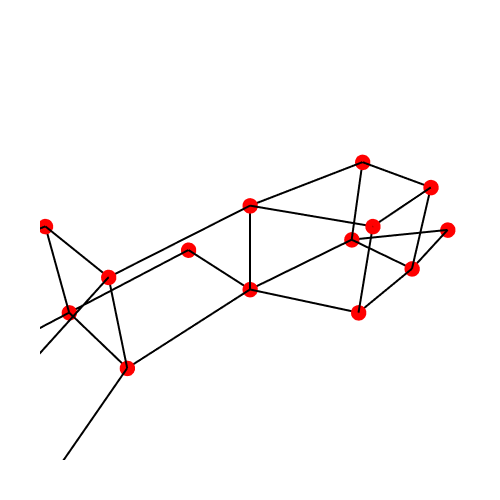

Source (notebook cell):
### Markdown cell above
# Show Graph

### Code cell
Topology.Show(g2,
              vertexSizeKey="size",
              vertexColorKey="color",
              edgeWidthKey="width",
              edgeColorKey="color",
              faceOpacity=0.3,
              backgroundColor="white",
              width=500,
              height=500,
              renderer=renderer)

### Figure 1 — Plotly figure (JSON) as saved in the notebook; plotly's stock layout.template omitted (floating-point values rounded to 4 significant figures)
{"data": [{"hoverinfo": "text", "hovertext": [], "legendgroup": "2", "legendrank": 2, "line": {"color": "#000000", "dash": "solid", "width": 4}, "marker": {"color": "#000000", "size": 1, "symbol": "circle"}, "mode": "markers+lines", "name": "1: Untitled Graph (Edges)", "showlegend": false, "text": [], "type": "scatter3d", "x": [6411.0, 6411.0, null, 8810, 6411.0, null, 6411.0, 5810, null, 13310, 8810, null, 13310, 17810, null, 13310, 14810, null, 13310, 13310, null, 13310, 8810, null, 8810, 8810, null, 8810, 8810, null, 8810, 8810, null, 8810, 5810, null, 13310, 8810, null, 8810, 5810, null, 6411.0, 5810, null, 5810, 5810, null, 13310, 13310, null, 13310, 14810, null, 13310, 17810, null, 8810, 6411.0, null, 14810, 17810, null, 14810, 14810, null, 17810, 17810, null, 17810, 17810, null, 17810, 17810, null, 17810, 20810, null, 8810, 8810, null, 17810, 17810, null, 17810, 20810, null, 14810, 17810, null], "y": [740, 740, null, 740, 740, null, 740, -3760, null, -2260, -2260, null, -2260, -2861.0, null, -2260, -5260, null, -2260, -2260, null, 740, 740, null, 740, -2260, null, 740, 740, null, -2260, -2260, null, -2260, -3760, null, -2260, -2260, null, -2260, -3760, null, 740, -3760, null, -3760, -3760, null, 740, -2260, null, -2260, -5260, null, -2260, -2861.0, null, 740, 740, null, -5260, -5260, null, -5260, -5260, null, -2861.0, -5260, null, -2861.0, -2861.0, null, -2861.0, -5260, null, -2861.0, -4962.0, null, 740, -2260, null, -5260, -5260, null, -5260, -4962.0, null, -5260, -5260, null], "z": [1500, 4500, null, 1500, 1500, null, 1500, 1500, null, 4500, 4500, null, 4500, 4500, null, 4500, 4500, null, 1500, 4500, null, 1500, 1500, null, 1500, 1500, null, 1500, 4500, null, 1500, 4500, null, 1500, 1500, null, 1500, 1500, null, 4500, 4500, null, 4500, 4500, null, 1500, 4500, null, 1500, 1500, null, 1500, 1500, null, 1500, 1500, null, 4500, 4500, null, 1500, 1500, null, 1500, 4500, null, 4500, 4500, null, 1500, 4500, null, 1500, 1500, null, 1500, 1500, null, 4500, 4500, null, 1500, 4500, null, 1500, 1500, null, 4500, 4500, null]}, {"customdata": ["", "", "", "", "", "", "", "", "", "", "", "", "", "", "", "", "", ""], "hoverinfo": "text", "hovertemplate": ["Click ", "Click ", "Click ", "Click ", "Click ", "Click ", "Click ", "Click ", "Click ", "Click ", "Click ", "Click ", "Click ", "Click ", "Click ", "Click ", "Click ", "Click "], "hovertext": ["", "", "", "", "", "", "", "", "", "", "", "", "", "", "", "", "", ""], "legendgroup": "1", "legendrank": 1, "marker": {"color": ["#FF0000", "#FF0000", "#FF0000", "#FF0000", "#FF0000", "#FF0000", "#FF0000", "#FF0000", "#FF0000", "#FF0000", "#FF0000", "#FF0000", "#FF0000", "#FF0000", "#FF0000", "#FF0000", "#FF0000", "#FF0000"], "line": {"width": 0}, "opacity": 1, "size": [18, 18, 18, 18, 18, 18, 18, 18, 18, 18, 18, 18, 18, 18, 18, 18, 18, 18], "sizemode": "diameter", "symbol": "circle"}, "mode": "markers", "name": "1: Untitled Graph (Vertices)", "showlegend": false, "text": ["", "", "", "", "", "", "", "", "", "", "", "", "", "", "", "", "", ""], "type": "scatter3d", "x": [6411.0, 13310, 8810, 8810, 5810, 13310, 6411.0, 14810, 17810, 17810, 5810, 8810, 13310, 17810, 17810, 8810, 14810, 20810], "y": [740, -2260, 740, -2260, -3760, -2260, 740, -5260, -2861.0, -2861.0, -3760, -2260, 740, -5260, -5260, 740, -5260, -4962.0], "z": [1500, 4500, 1500, 1500, 4500, 1500, 4500, 1500, 4500, 1500, 1500, 4500, 1500, 1500, 4500, 4500, 4500, 1500]}], "layout": {"autosize": true, "height": 500, "margin": {"b": 40, "l": 40, "r": 40, "t": 40}, "paper_bgcolor": "#FFFFFF", "plot_bgcolor": "#FFFFFF", "scene": {"aspectmode": "data", "camera": {"center": {"x": 0, "y": 0, "z": 0}, "eye": {"x": -1.25, "y": -1.25, "z": 1.25}, "projection": {"type": "perspective"}, "up": {"x": 0, "y": 0, "z": 1}}, "xaxis": {"visible": false}, "yaxis": {"visible": false}, "zaxis": {"visible": false}}, "showlegend": true, "width": 500, "xaxis": {"showgrid": false, "visible": false, "zeroline": false}, "yaxis": {"showgrid": false, "visible": false, "zeroline": false}}}
